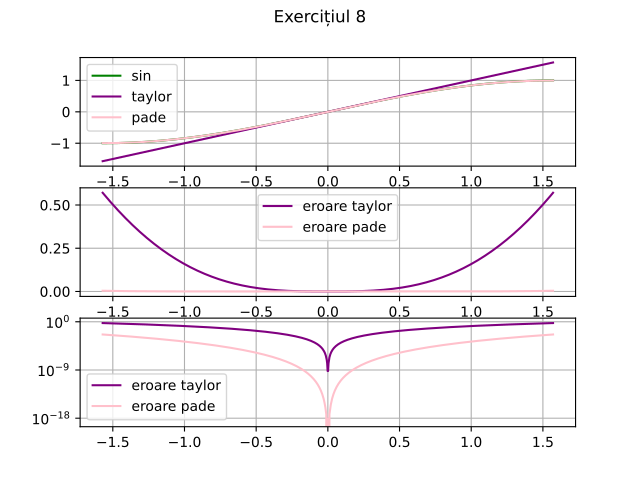

The script that saved this image:
import numpy as np
import matplotlib.pyplot as plt

fig, axs = plt.subplots(3)
fig.suptitle('Exercițiul 8')

a = np.linspace(-np.pi / 2, np.pi / 2, 1000)

sina = np.sin(a)
pade = (a - 7 * a ** 3 / 60) / (1 + a * a / 20)

axs[0].plot(a, sina, color='green', label='sin')
axs[0].plot(a, a, color='purple', label='taylor')
axs[0].plot(a, pade, color='pink', label='pade')
axs[0].legend()

axs[1].plot(a, np.abs(a - sina), color='purple', label='eroare taylor')
axs[1].plot(a, np.abs(pade - sina), color='pink', label='eroare pade')
axs[1].legend()

axs[2].plot(a, np.abs(a - sina), color='purple', label='eroare taylor')
axs[2].plot(a, np.abs(pade - sina), color='pink', label='eroare pade')
axs[2].set_yscale('log')
axs[2].legend()

for ax in axs.flat:
    ax.grid(True)

plt.savefig('lab/02/ex8.pdf')
plt.show()
